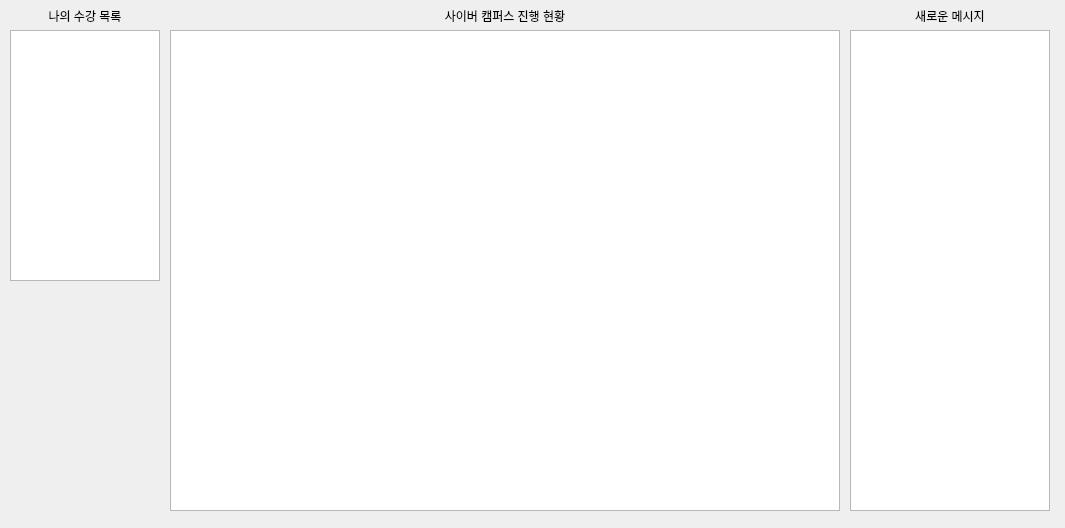
<?xml version="1.0" encoding="UTF-8"?>
<ui version="4.0">
 <class>MainWindow</class>
 <widget class="QMainWindow" name="MainWindow">
  <property name="geometry">
   <rect>
    <x>0</x>
    <y>0</y>
    <width>1065</width>
    <height>528</height>
   </rect>
  </property>
  <property name="windowTitle">
   <string>MainWindow</string>
  </property>
  <widget class="QWidget" name="centralwidget">
   <widget class="QListWidget" name="class_listWidget">
    <property name="geometry">
     <rect>
      <x>10</x>
      <y>30</y>
      <width>150</width>
      <height>251</height>
     </rect>
    </property>
   </widget>
   <widget class="QListWidget" name="notice_listWidget">
    <property name="geometry">
     <rect>
      <x>850</x>
      <y>30</y>
      <width>200</width>
      <height>481</height>
     </rect>
    </property>
   </widget>
   <widget class="QLabel" name="label">
    <property name="geometry">
     <rect>
      <x>850</x>
      <y>10</y>
      <width>200</width>
      <height>12</height>
     </rect>
    </property>
    <property name="text">
     <string>새로운 메시지</string>
    </property>
    <property name="alignment">
     <set>Qt::AlignCenter</set>
    </property>
   </widget>
   <widget class="QLabel" name="class_label">
    <property name="geometry">
     <rect>
      <x>10</x>
      <y>10</y>
      <width>150</width>
      <height>12</height>
     </rect>
    </property>
    <property name="text">
     <string>나의 수강 목록</string>
    </property>
    <property name="alignment">
     <set>Qt::AlignCenter</set>
    </property>
   </widget>
   <widget class="QTableWidget" name="tableWidget">
    <property name="geometry">
     <rect>
      <x>170</x>
      <y>30</y>
      <width>670</width>
      <height>481</height>
     </rect>
    </property>
   </widget>
   <widget class="QLabel" name="class_label_2">
    <property name="geometry">
     <rect>
      <x>170</x>
      <y>10</y>
      <width>670</width>
      <height>12</height>
     </rect>
    </property>
    <property name="text">
     <string>사이버 캠퍼스 진행 현황</string>
    </property>
    <property name="alignment">
     <set>Qt::AlignCenter</set>
    </property>
   </widget>
  </widget>
 </widget>
 <resources/>
 <connections/>
</ui>
